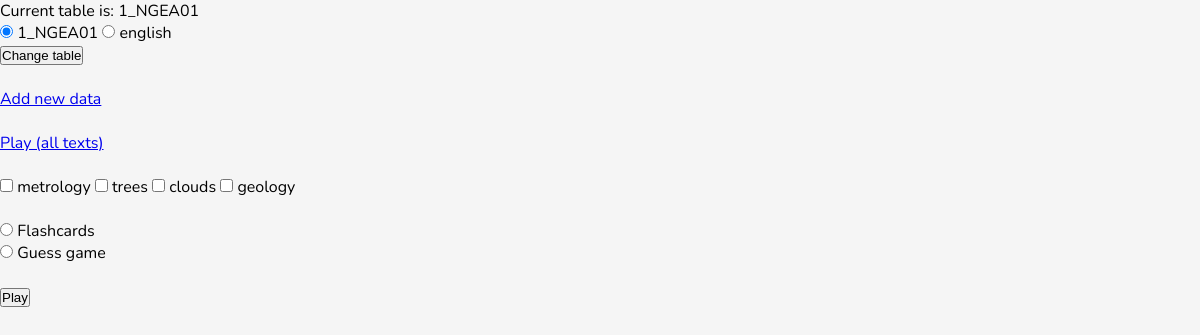
Before: / with the older database file.
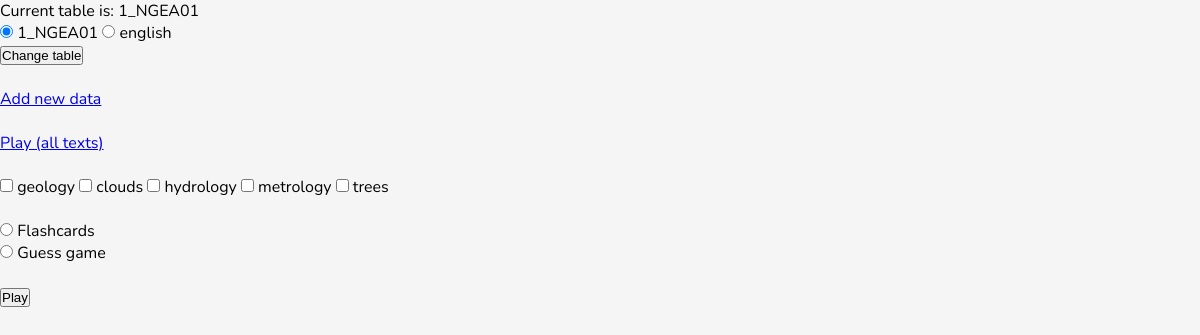
After: the same page with the newer database file.
### tables this page shows
CREATE TABLE "1_NGEA01" (
	"id"	INTEGER,
	"text1"	TEXT,
	"text2"	TEXT,
	"category"	TEXT,
	PRIMARY KEY("id" AUTOINCREMENT)
);

### app.py (the view)
@app.route("/", methods=['get', 'post'])
def index():
    table_select = request.form.get('table_select')
    if table_select and table_select not in ['Flashcards', 'Guess game']:
        db_hand.set_current_table(table_select)
        config_hand.set_last_opened_table(table_select)
    cats = db_hand.get_all_categories()
    tables = db_hand.get_tables()
    last_table = config_hand.get_last_opened_table()
    return render_template("index.html", categories=cats, tables=tables, last_table=last_table)

### app.py (called while the page is built)
@app.teardown_appcontext
def close_connection(exception):
    db = getattr(g, '_database', None)
    if db is not None:
        db.close()

### config_handler.py (called while the page is built)
    def get_last_opened_table(self):
        return config.get('DATABASE', 'last_opened_table')

### db_handler.py (called while the page is built)
    def get_all_categories(self):
        self.cursor.execute(f'SELECT {category_string} FROM "{self.current_table}"')
        data = self.cursor.fetchall()
        return (e[0] for e in set(data))

    def get_tables(self):
        ex = '''SELECT name FROM sqlite_master WHERE type="table"'''
        self.cursor.execute(ex)
        return [t[0] for t in self.cursor.fetchall() if not 'sqlite' in t[0]]

### templates/index.html (shortened to what this page needs)
<!DOCTYPE html>
<html>
    <head>
        <link rel="stylesheet" href="https://cdnjs.cloudflare.com/ajax/libs/font-awesome/6.1.1/css/all.min.css">
        <link rel="stylesheet" href="{{ url_for('static', filename='style.css') }}">
        <p>Current table is: {{ last_table }}</p>
        <form action="/" method="post">
            {% for table in tables %}
                {% if table == last_table %}
                    <input type="radio" name="table_select" value="{{ table }}" checked>
                {% else %}
                    <input type="radio" name="table_select" value="{{ table }}">
                {%  endif %}
            <label for="{{ table }}">{{ table }}</label>
            {% endfor %}
            <br>
            <input type="submit" value="Change table">
        </form>
        <br>
    </head>
    <body>
        <a href="{{ url_for('add_data')}}">Add new data</a>
        <br><br>
        <a href="{{ url_for('play_all')}}">Play (all texts)</a>
        <br><br>
        <form action="/play_category" method="post">
            {% for cat in categories %}
            <input type="checkbox", name="{{ cat }}">
            <label for="{{ cat }}">{{ cat }}</label>
            {% endfor %}
            <br><br>
            <input type="radio" name="table_select" value="Flashcards">
            <label for="Flashcards">Flashcards</label>
            <br>
            <input type="radio" name="table_select" value="Guess game">
            <label for="Guess game">Guess game</label>
            <br><br>
            <input type="submit" value="Play">
        </form>
    </body>
</html>

### static/style.css (style rules this page uses)
* { padding: 0; margin: 0; box-sizing: border-box; }
body { font-family: 'Nunito', sans-serif; font-size: 1rem; background-color: whitesmoke; }

Changed rows visible on the page:
shown differently, row unchanged: 1_NGEA01 "geology": moves up the list
shown differently, row unchanged: 1_NGEA01 "clouds": moves up the list
added 1_NGEA01: category "hydrology"
